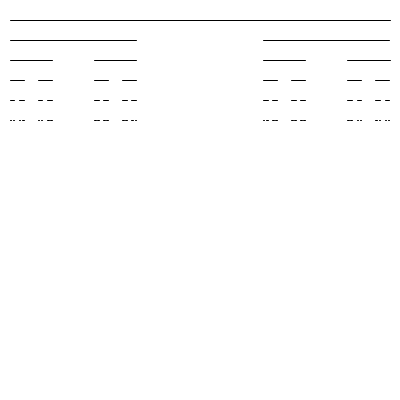
Frame 1 (no input)
Frame 60 (the mouse pressed at the canvas centre just before this capture): identical to frame 1, image omitted
Frame 120 (the mouse held since frame 60 and released just before this capture): identical to frame 1, image omitted

The Processing sketch that drew this single still picture (run headless with seeded random() and noise(); from frame 60 on, the mouse is pressed at the canvas centre):

// Processing sketch: processing_154881
// ── processing_154881.pde



void setup() {  
size(400,400);
smooth(); 
}

void draw() {  
background(255);
cantor(10, 20, width-20);
}

void cantor(float x, float y, float len) { // draws a line that starts at a pixel coordinate (x,y) 
//with the length len
if (len >= 1) {
  line(x, y, x+len, y);
  y += 20; // moves y location down
  cantor(x, y, len/3); // first third
  cantor(x+len*2/3, y, len/3); // last third
  }
}
